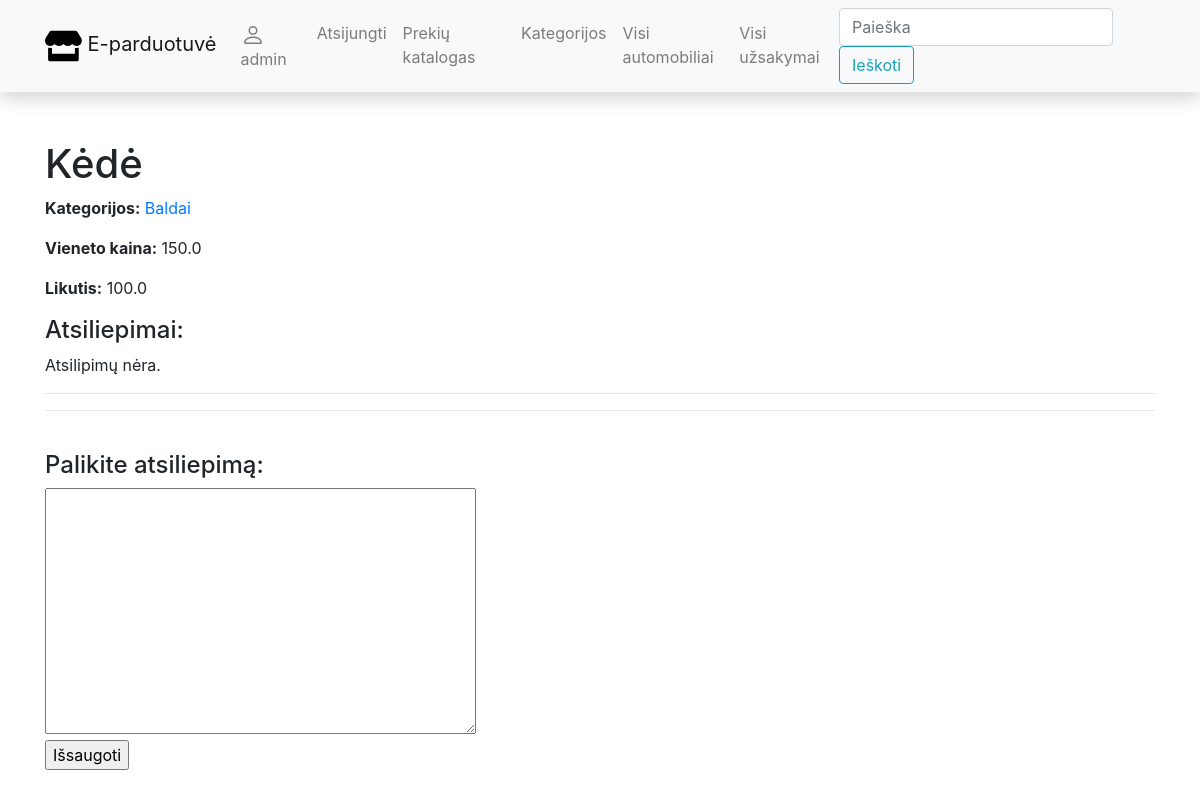
The app's page /eparduotuve/prekes/1 (signed in), older data.
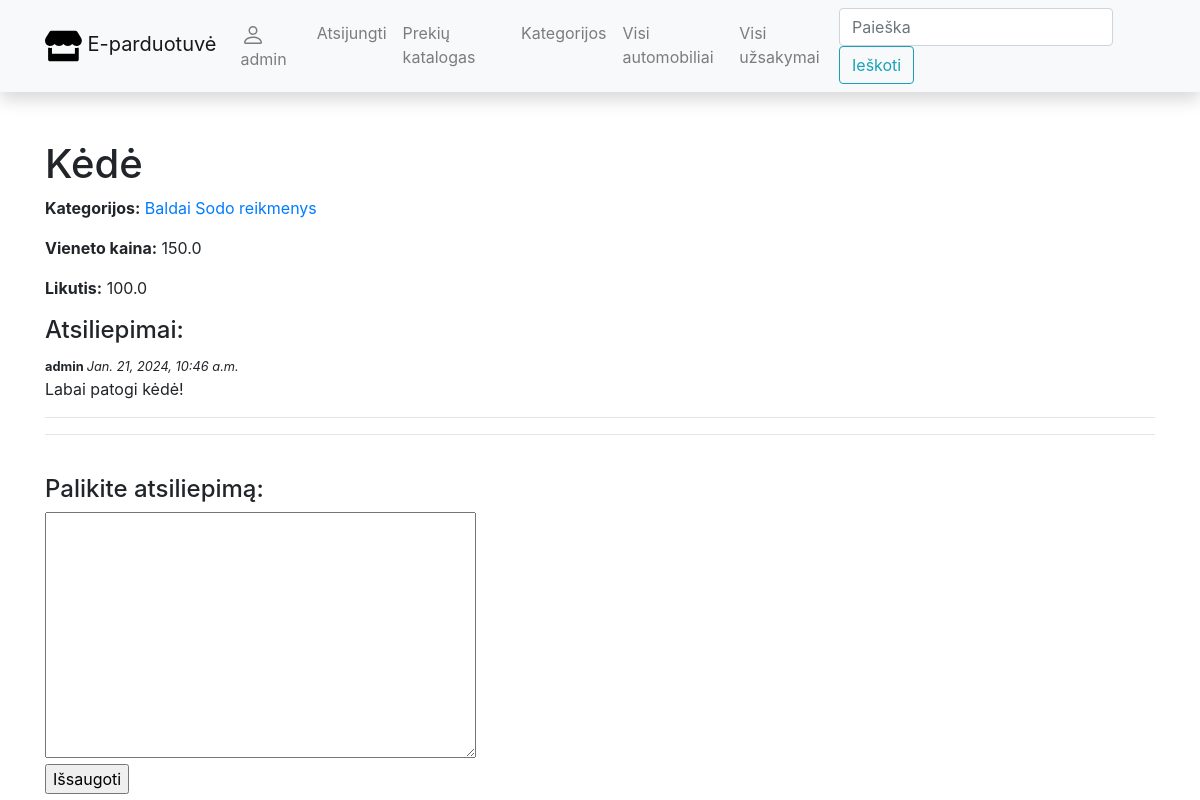
The same page, newer data.
### eparduotuve/models.py (models this page shows, shortened)
class Preke(models.Model):
    pavadinimas = models.CharField('Prekės pavadinimas', max_length=200, blank=True)
    kategorija = models.ManyToManyField('Kategorija')
    vieneto_kaina = models.FloatField('Vieneto kaina', null=True, blank=True)
    likutis = models.FloatField('Likutis', null=True, blank=True)
    nuotrauka = models.ImageField('Nuotrauka', upload_to='nuotraukos',
                                  null=True, blank=True)
    def prekes_kategorijos(self):
        return ', '.join(k.pavadinimas for k in self.kategorija.all())
    prekes_kategorijos.short_description = 'Kategorijos'
    class Meta:
        verbose_name = 'Prekė'
        verbose_name_plural = 'Prekės'

class Kategorija(models.Model):
    pavadinimas = models.CharField('Kategorijos pavadinimas', max_length=100)
    class Meta:
        verbose_name = 'Kategorija'
        verbose_name_plural = 'Kategorijos'

class Atsiliepimas(models.Model):
    preke = models.ForeignKey(Preke, on_delete=models.CASCADE, blank=True)
    vertintojas = models.ForeignKey(User, on_delete=models.SET_NULL,
                                    blank=True, null=True)
    data = models.DateTimeField(auto_now_add=True)
    turinys = models.TextField('Atsiliepimas', max_length=2000)
    class Meta:
        verbose_name = 'Atsiliepimas'
        verbose_name_plural = 'Atsiliepimai'
        ordering = ['-data']

### eparduotuve/views.py (the view, shortened to what this page needs)
# urls.py: path('prekes/<int:pk>', views.PrekeDetailView.as_view(), name='preke'),
class PrekeDetailView(LoginRequiredMixin, generic.DetailView, FormMixin):  # generic.edit.FormMixin,
    model = Preke
    context_object_name = "preke"
    template_name = "preke_detail.html"
    form_class = PrekeAtsiliepimasForm

### eparduotuve/forms.py
class PrekeAtsiliepimasForm(forms.ModelForm):
    class Meta:
        model = Atsiliepimas
        fields = ('turinys', 'preke', 'vertintojas')
        widgets = {  # paslepiam laukus, kad būtų nevaizduojami formoje
            'book': forms.HiddenInput(),
            'reviewer': forms.HiddenInput(),
        }

### eparduotuve/templates/preke_detail.html (shortened to what this page needs)
{% extends "base.html" %}
{% load static %}
{% block content %}
<h1>{{ preke.pavadinimas }}</h1>
<p><strong>Kategorijos:</strong>
    {% for p_k in preke.kategorija.all %}
    <a href="{% url 'kategorija' p_k.id %}">{{ p_k.pavadinimas }}</a>
    {% endfor %}
</p>
<p><strong>Vieneto kaina:</strong> {{ preke.vieneto_kaina }}</p>
<p><strong>Likutis:</strong> {{ preke.likutis }}</p>
<h4>Atsiliepimai: </h4>
{% if preke.atsiliepimas_set.all %}
{% for p_a in preke.atsiliepimas_set.all %}
<small><strong>{{ p_a.vertintojas }} </strong> <i>{{ p_a.data }}</i></small>
<p>{{ p_a.turinys }}</p>
{% endfor %}
{% else %}
<p>Atsilipimų nėra.</p>
{% endif %}
<hr/>
<div class="fieldWrapper">
    <hr>
    <br/>
    <h4>Palikite atsiliepimą:</h4>
    <form action="" method="post">
        {{ form.turinys }}</br>
        <input type="submit" value="Išsaugoti">
    </form>
</div>
{% endblock %}

### eparduotuve/templates/base.html (shortened to what this page needs)
<!DOCTYPE html>
<html lang="en">
<head>
    <link
            rel="stylesheet"
            href="https://stackpath.bootstrapcdn.com/bootstrap/4.1.3/css/bootstrap.min.css"
    />
    <link
            rel="stylesheet"
            href="https://cdnjs.cloudflare.com/ajax/libs/font-awesome/4.7.0/css/font-awesome.min.css"
    />
    {% load static %}
    <link rel="stylesheet" href="{% static 'css/styles.css' %}"/>
</head>
<body>
{% if user.is_authenticated %}
<nav
        class="navbar navbar-expand-lg navbar-light bg-light static-top mb-5 shadow"
>
    <div class="container">
        <a class="navbar-brand" href="{% url 'index' %}">
            <path
                    fill-rule="evenodd"
                    d="M3.214 1.072C4.813.752 6.916.71 8.354 2.146A.5.5 0 018.5 2.5v11a.5.5 0 01-.854.354c-.843-.844-2.115-1.059-3.47-.92-1.344.14-2.66.617-3.452 1.013A.5.5 0 010 13.5v-11a.5.5 0 01.276-.447L.5 2.5l-.224-.447.002-.001.004-.002.013-.006a5.017 5.017 0 01.22-.103 12.958 12.958 0 012.7-.869zM1 2.82v9.908c.846-.343 1.944-.672 3.074-.788 1.143-.118 2.387-.023 3.426.56V2.718c-1.063-.929-2.631-.956-4.09-.664A11.958 11.958 0 001 2.82z"
                    clip-rule="evenodd"
            />
            <path
                    fill-rule="evenodd"
                    d="M12.786 1.072C11.188.752 9.084.71 7.646 2.146A.5.5 0 007.5 2.5v11a.5.5 0 00.854.354c.843-.844 2.115-1.059 3.47-.92 1.344.14 2.66.617 3.452 1.013A.5.5 0 0016 13.5v-11a.5.5 0 00-.276-.447L15.5 2.5l.224-.447-.002-.001-.004-.002-.013-.006-.047-.023a12.582 12.582 0 00-.799-.34 12.96 12.96 0 00-2.073-.609z"
                    clip-rule="evenodd"
            />
            E-parduotuvė
        </a
        >
        <div class="collapse navbar-collapse" id="navbarResponsive">
            <ul class="navbar-nav ml-auto">
                <li class="nav-item"><a class="nav-link" href="">
                    {{ user }}</a></li>
                <li class="nav-item"><a class="nav-link" href="{% url 'logout' %}">Atsijungti</a>
                </li>
                <li class="nav-item"><a class="nav-link" href="{% url 'prekes' %}">
                    Prekių katalogas
                </a></li>
                <li class="nav-item"><a class="nav-link" href="{% url 'kategorijos' %}">
                    Kategorijos
                </a></li>
                <li class="nav-item">
                    <a class="nav-link" href="">Visi automobiliai</a>
                </li>
                <li class="nav-item">
                    <a class="nav-link" href="">Visi užsakymai</a>
                </li>
            </ul>
            <form
                    class="form-inline my-2 my-lg-0"
                    action="{% url 'search' %}"
                    method="get"
            >
                <input
                        class="form-control mr-sm-2"
                        type="search"
                        placeholder="Paieška"
                        aria-label="Search"
                        name="search_text"
                />
                <button class="btn btn-outline-info my-2 my-sm-0" type="submit">
                    Ieškoti
                </button>
            </form>
        </div>
    </div>
</nav>
{% endif %}
<div class="container">{% block content %}{% endblock %}</div>
</body>
</html>

Row changes from the older to the newer data that the page shows:
now on this page (row unchanged): Kategorija: pavadinimas "Sodo reikmenys"
added Atsiliepimas: vertintojas "admin", data "Jan. 21, 2024, 10:46 a.m.", turinys "Labai patogi kėdė!"
Text that changed along with them:
text no longer shown: "Atsilipimų nėra."
